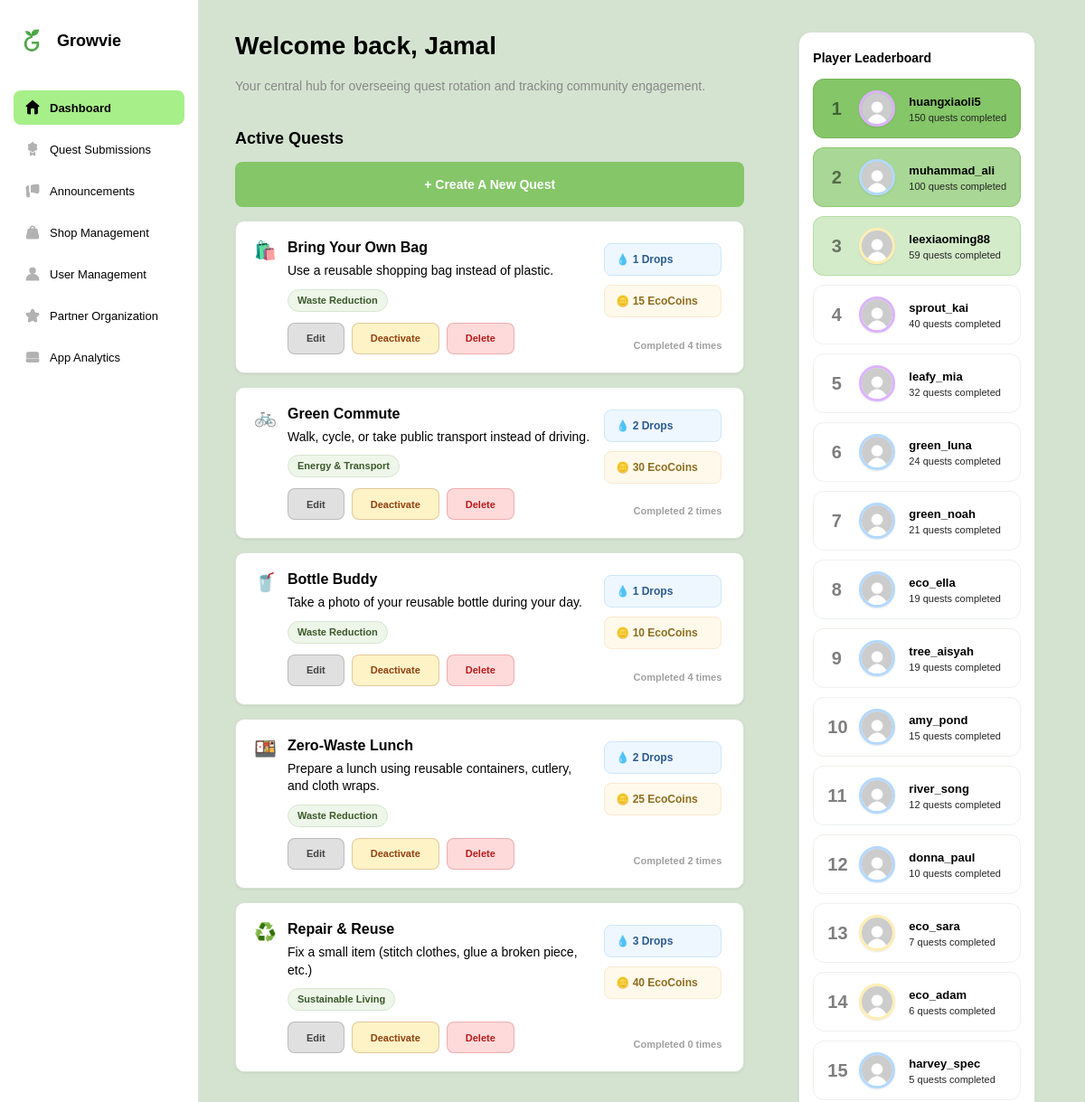
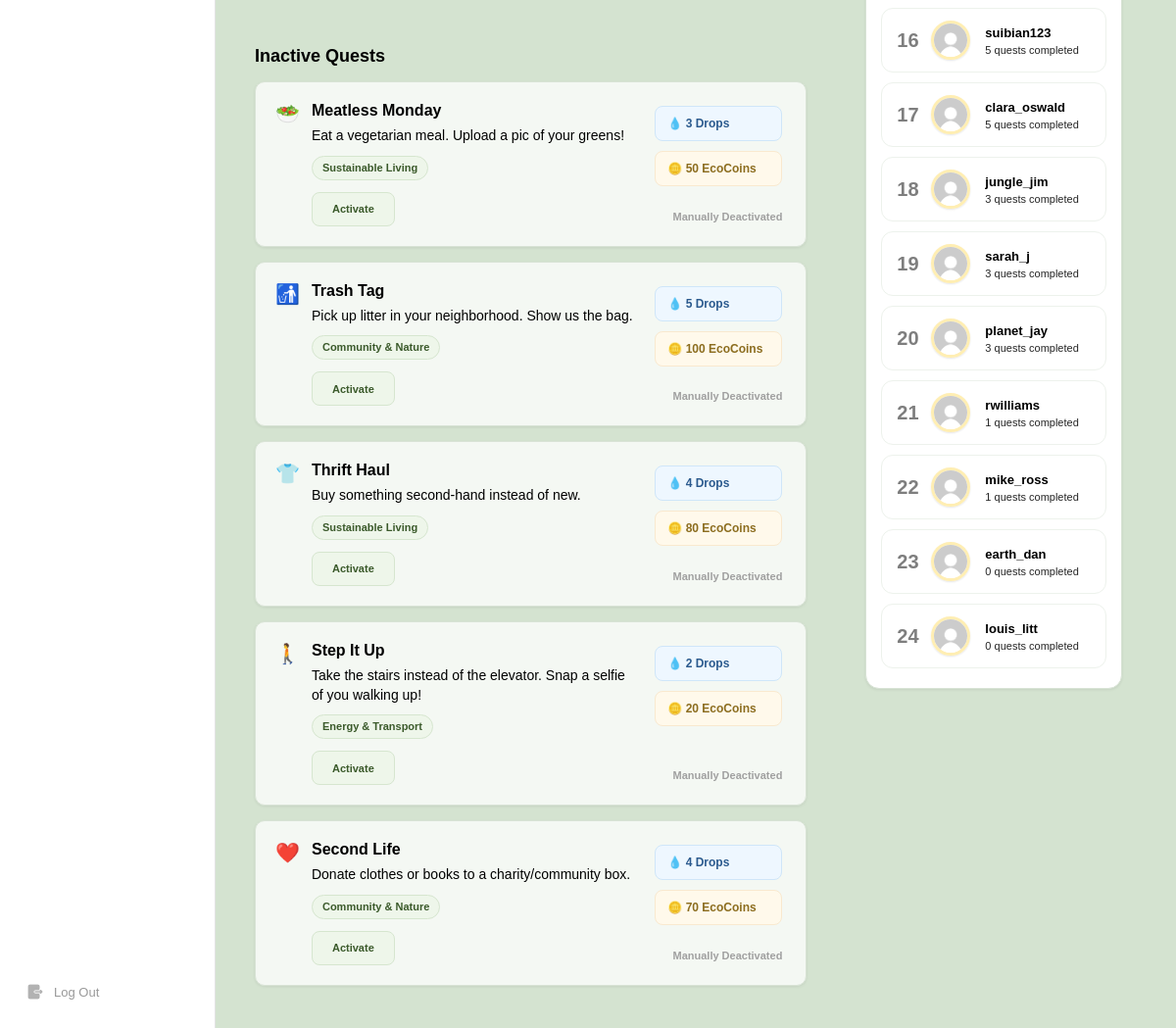
The app's page /final.php with its own data (2 pictures, top to bottom).
### tables this page shows
CREATE TABLE IF NOT EXISTS `quest` (
  `quest_id` varchar(6) NOT NULL,
  `quest_title` varchar(100) NOT NULL,
  `quest_description` varchar(255) NOT NULL,
  `quest_emoji` varchar(2) NOT NULL,
  `drop_reward` int NOT NULL,
  `eco_coin_reward` int NOT NULL,
  `category` varchar(50) NOT NULL,
  `created_by` varchar(6) NOT NULL,
  `status` varchar(20) NOT NULL,
  `date_created` date NOT NULL,
  PRIMARY KEY (`quest_id`),
  KEY `created_by` (`created_by`)
);

CREATE TABLE IF NOT EXISTS `user_player` (
  `user_player_id` varchar(6) NOT NULL,
  `user_id` varchar(6) NOT NULL,
  `player_tier` int NOT NULL,
  `eco_coins` int NOT NULL,
  `drops_progress` int NOT NULL,
  `total_quests_completed` int NOT NULL,
  `tree_planted_irl` int NOT NULL,
  `growvie_plants_planted` int NOT NULL,
  `player_status` varchar(20) NOT NULL DEFAULT 'Active',
  PRIMARY KEY (`user_player_id`),
  KEY `user_id` (`user_id`)
);

CREATE TABLE IF NOT EXISTS `user` (
  `user_id` varchar(6) NOT NULL,
  `username` varchar(50) NOT NULL,
  `name` varchar(255) NOT NULL,
  `email` varchar(100) NOT NULL,
  `password` varchar(255) NOT NULL,
  `role` varchar(20) NOT NULL,
  `date_joined` date NOT NULL,
  PRIMARY KEY (`user_id`)
);

### final.php (shortened to what this page needs)
<?php
require_once __DIR__ . "/backend/db.php";
require_once __DIR__ . "/backend/dashboard.php";
require_once __DIR__ . "/backend/appanalytics.php";
?>
<!DOCTYPE html>
<html lang="en">
<head>
    <link rel="stylesheet" href="css/maincontentcss.css">
    <link rel="stylesheet" href="css/modal.css">
    <link rel="stylesheet" href="css/dashboard.css">
    <link rel="stylesheet" href="css/questsubmission.css">
    <link rel="stylesheet" href="css/announcement.css">
    <link rel="stylesheet" href="css/shopmanagement.css">
    <link rel="stylesheet" href="css/usermanagement.css">
    <link rel="stylesheet" href="css/partnermanagement.css">
    <link rel="stylesheet" href="css/analytics.css">
</head>
<body>
    <div class = "layout">
        <nav class="sidebar">
            <div class="logo">
                <img src="assets/Logo.png" alt="Growvie">
                <span>Growvie</span>
            </div>
        <div class="menu">
            <div class="menu-item" onclick="tab(1)" id="tab1">
                <img src="assets/dashboard.png" class="menu-icon">
                Dashboard
            </div>
            <div class="menu-item" onclick="tab(2)" id="tab2">
                <img src="assets/questsubmission.png" class="menu-icon">
                Quest Submissions
            </div>
            <div class="menu-item" onclick="tab(3)" id="tab3">
                <img src="assets/announcement.png" class="menu-icon">
                Announcements
            </div>
            <div class="menu-item" onclick="tab(4)" id="tab4">
                <img src="assets/shop.png" class="menu-icon">
                Shop Management
            </div>
            <div class="menu-item" onclick="tab(5)" id="tab5">
                <img src="assets/user.png" class="menu-icon">
                User Management
            </div>
            <div class="menu-item" onclick="tab(6)" id="tab6">
                <img src="assets/partner.png" class="menu-icon">
                Partner Organization
            </div>
            <div class="menu-item" onclick="tab(7)" id="tab7">
                <img src="assets/appanalytics.png" class="menu-icon">
                App Analytics
            </div>
        </div>
        <div class="logout">
            <img src="assets/logout.png" class="logout-icon">
            Log Out
        </div>
        </nav>
        <main class="main">
            <div class="content" id="content1">
                <div class="main-content-container">
                    <h2>Welcome back, Jamal</h2>
                    <p class="subtext">Your central hub for overseeing quest rotation and tracking community engagement.</p>
                    <h3>Active Quests</h3>
                    <button class="action-btn create" onclick="openCreateModal()">+ Create a new quest</button>
                    <div class="list-container" id="quests-container">
                        <?php renderQuestCards($con); ?>
                    </div>
                    <h3 id="inactive-section-title">Inactive Quests</h3>
                    <div class="list-container">
                        <?php renderInactiveQuestCards($con); ?>
                    </div>
                </div>
                <aside class="leaderboard">
                    <h3>Player Leaderboard</h3>
                    <?php renderLeaderboard($con); ?>
                </aside>
            </div>
        </main>
    </div>
</body>
</html>

### backend/dashboard.php (shortened to what this page needs)
<?php
function renderQuestCards(mysqli $con, int $limit = 20) {
    $sql = "
        SELECT
            q.quest_id, q.quest_title, q.quest_description, q.quest_emoji, q.category,
            q.drop_reward, q.eco_coin_reward, q.date_created,
            COUNT(DISTINCT CASE WHEN qs.approval_status = 'Approved' THEN qs.user_id END) AS users_completed
        FROM quest q
        LEFT JOIN quest_submission qs ON qs.quest_id = q.quest_id
        WHERE q.status = 'Active'
        GROUP BY q.quest_id, q.quest_title, q.quest_description, q.quest_emoji, q.category, q.drop_reward, q.eco_coin_reward, q.date_created
        ORDER BY q.date_created DESC
        LIMIT $limit
    ";
    $res = mysqli_query($con, $sql);
    while ($q = mysqli_fetch_assoc($res)) {
        ?>
        <div class="quest-card">
            <div class="quest-left">
                <div class="icon"><?php echo htmlspecialchars($q["quest_emoji"]); ?></div>
                <div class="quest-content">
                    <div class="item-title"><?php echo htmlspecialchars($q["quest_title"]); ?></div>
                    <div class="item-description"><?php echo htmlspecialchars($q["quest_description"]); ?></div>
                    <div class="quest-meta-row"><span class="category"><?php echo htmlspecialchars($q["category"]); ?></span></div>
                    <div class="item-actions">
                        <button type="button" class="action-btn edit" onclick="openEditModal(<?php echo htmlspecialchars(json_encode($q)); ?>)">Edit</button>
                        <button type="button" class="action-btn deactivate" onclick="openDeactivateModal('<?php echo $q['quest_id']; ?>', '<?php echo addslashes($q['quest_title']); ?>')">Deactivate</button>
                        <button type="button" class="action-btn delete" onclick="openDeleteModal('<?php echo $q['quest_id']; ?>', '<?php echo addslashes($q['quest_title']); ?>')">Delete</button>
                    </div>
                </div>
            </div>
            <div class="quest-right">
                <div class="reward-badges top-right-info">
                    <div class="badge drop-badge">💧 <?php echo (int)$q["drop_reward"]; ?> Drops</div>
                    <div class="badge coin-badge">🪙 <?php echo (int)$q["eco_coin_reward"]; ?> EcoCoins</div>
                </div>
                <span class="date-text bottom-right-info">Completed <?php echo number_format((int)$q["users_completed"]); ?> times</span>
            </div>
        </div>
        <?php
    }
}
function renderInactiveQuestCards(mysqli $con) {
    $sql = "SELECT * FROM quest WHERE status != 'Active' ORDER BY date_created DESC";
    $res = mysqli_query($con, $sql);
    $today = date('Y-m-d');
    while ($q = mysqli_fetch_assoc($res)) {
        $activationDate = $q['date_created'];
        $statusLabel = ($activationDate > $today)
            ? "Scheduled: " . date("d M Y", strtotime($activationDate))
            : "Manually Deactivated";
        ?>
        <div class="quest-card quest-card-inactive">
            <div class="quest-left">
                <div class="icon"><?php echo htmlspecialchars($q["quest_emoji"]); ?></div>
                <div class="quest-content">
                    <div class="item-title"><?php echo htmlspecialchars($q["quest_title"]); ?></div>
                    <div class="item-description"><?php echo htmlspecialchars($q["quest_description"]); ?></div>
                    <div class="quest-meta-row"><span class="category"><?php echo htmlspecialchars($q["category"]); ?></span></div>
                    <div class="item-actions">
                        <form method="POST" action="final.php">
                            <button type="submit" name="activateQuest" class="action-btn activate">Activate</button>
                        </form>
                    </div>
                </div>
            </div>
            <div class="quest-right">
                <div class="reward-badges top-right-info">
                    <div class="badge drop-badge">💧 <?php echo (int)$q["drop_reward"]; ?> Drops</div>
                    <div class="badge coin-badge">🪙 <?php echo (int)$q["eco_coin_reward"]; ?> EcoCoins</div>
                </div>
                <span class="date-text bottom-right-info"><?php echo $statusLabel; ?></span>
            </div>
        </div>
        <?php
    }
}
function renderLeaderboard(mysqli $con) {
    $sql = "SELECT u.username, up.total_quests_completed, up.player_tier
            FROM user u
            JOIN user_player up ON u.user_id = up.user_id
            ORDER BY up.total_quests_completed DESC";
    $res = mysqli_query($con, $sql);
    echo "<div class='lb-list'>";
    $rank = 1;
    while($row = mysqli_fetch_assoc($res)) {
        $rankClass = ($rank <= 3) ? "rank-top-" . $rank : "";
        $tier = (int)($row['player_tier'] ?? 1);
        $userPfp = "images/pfp/" . $row['username'] . ".png";
        $displayPfp = (file_exists(__DIR__ . "/../" . $userPfp)) ? $userPfp : "images/pfp/default_profile_picture.png";
        echo "
        <div class='lb-row {$rankClass}'>
            <div class='lb-rank'>$rank</div>
            <img src='{$displayPfp}' class='lb-avatar tier-border-{$tier}'>
            <div class='lb-meta'>
                <div class='lb-name'>" . htmlspecialchars($row['username']) . "</div>
                <div class='lb-sub'>" . $row['total_quests_completed'] . " quests completed</div>
            </div>
        </div>";
        $rank++;
    }
    echo "</div>";
}
    ?>

### css/maincontentcss.css (style rules this page uses)
* { margin: 0; padding: 0; box-sizing: border-box; font-family: "Encode Sans Expanded", sans-serif; }
html, body { height: 100%; overflow: hidden; }
.layout { height: 100vh; overflow: hidden; }
.sidebar { height: 100vh; }
.main { height: 100vh; overflow-y: auto; scrollbar-gutter: stable; }
body { background: #d4e3d0; }
.layout { display: grid; grid-template-columns: 220px 1fr; }
.sidebar { width: 220px; background: #ffffff; height: 100vh; border-right: 1px solid #e3e3e3; padding: 25px 15px; display: flex; flex-direction: column; }
.logo { display: flex; align-items: center; gap: 8px; font-weight: 700; font-size: 18px; margin-bottom: 35px; color: #000; }
.logo img { width: 40px; height: auto; }
.menu { display: flex; flex-direction: column; gap: 8px; }
.menu-item { padding: 10px 12px; font-size: 13px; color: #000000; border-radius: 8px; text-decoration: none; display: flex; align-items: center; gap: 10px; transition: 0.2s ease; cursor: pointer; font-weight: 500; }
.menu-item img.menu-icon { width: 18px; height: 18px; object-fit: contain; opacity: 0.3; }
.menu-item.active { background: #A7EF89; color: #000000; font-weight: 700; }
.menu-item.active img.menu-icon { filter: brightness(1) invert(0); opacity: 1; }
.logout { margin-top: auto; padding: 10px 12px; font-size: 13px; color: #999; display: flex; align-items: center; gap: 10px; cursor: pointer; border-radius: 8px; text-decoration: none; transition: 0.2s ease; font-weight: 500; }
.logout-icon { width: 18px; height: 18px; object-fit: contain; opacity: 0.3; }
.main { padding: 35px 40px; overflow-y: auto; background: #d4e3d0; }
#content1, #content2, #content6 { display: grid; grid-template-columns: 5fr 2fr; align-items: start; gap: 30px; width: 100%; }
.main-content-container { display: flex; flex-direction: column; gap: 15px; }
h2 { font-size: 28px; font-weight: 700; color: #000; margin-bottom: 5px; }
h3 { margin: 0; font-size: 18px; font-weight: 700; color: #000; }
.subtext { color: #888; font-size: 14px; margin-bottom: 25px; }
.date-text { font-size: 11px; font-weight: 600; color: #a0a0a0; text-transform: none; }
.top-right-info { position: absolute; top: 24px; right: 24px; }
.bottom-right-info { position: absolute; bottom: 24px; right: 24px; }
.card, .user-card, .announcement-card, .partner-card, .review-card, .quest-card { position: relative; }
.action-btn { height: 35px; padding: 0 20px; border: none; border-radius: 8px; cursor: pointer; font-weight: 600; font-size: 13px; transition: 0.2s; display: inline-flex; align-items: center; justify-content: center; }
.item-title { font-size: 18px; font-weight: 700; color: #2c3e50; display: block; margin-bottom: 10px; }
.item-description { font-size: 14px; line-height: 1.6; color: #666; margin-bottom: 15px; }
.card, .user-card, .announcement-card, .partner-card, .request-card, .quest-card { background: #ffffff; padding: 24px; border-radius: 12px; border: 1px solid #d8e3d5; margin-bottom: 15px; }
.list-container { display: block; }
.item-actions { display: flex; gap: 10px; margin-top: 15px; align-items: center; flex-wrap: wrap; }

### css/shopmanagement.css (style rules this page uses)
.item-actions { display: flex; gap: 8px; margin: 0; }

### css/usermanagement.css (style rules this page uses)
.tier-border-1 { border-color: #ffeeb3 !important; }
.tier-border-2 { border-color: #b3d9ff !important; }
.tier-border-3 { border-color: #dcb3ff !important; }

### records on screen
quest: quest_emoji "🛍️", quest_title "Bring Your Own Bag", quest_description "Use a reusable shopping bag instead of plastic.", category "Waste Reduction", drop_reward "1", eco_coin_reward "15", users_completed "4"
quest: quest_emoji "🚲", quest_title "Green Commute", quest_description "Walk, cycle, or take public transport instead of driving.", category "Energy & Transport", drop_reward "2", eco_coin_reward "30", users_completed "2"
quest: quest_emoji "🥤", quest_title "Bottle Buddy", quest_description "Take a photo of your reusable bottle during your day.", category "Waste Reduction", drop_reward "1", eco_coin_reward "10", users_completed "4"
quest: quest_emoji "🍱", quest_title "Zero-Waste Lunch", quest_description "Prepare a lunch using reusable containers, cutlery, and cloth wraps.", category "Waste Reduction", drop_reward "2", eco_coin_reward "25", users_completed "2"
quest: quest_emoji "♻️", quest_title "Repair & Reuse", quest_description "Fix a small item (stitch clothes, glue a broken piece, etc.)", category "Sustainable Living", drop_reward "3", eco_coin_reward "40", users_completed "0"
quest: quest_emoji "🥗", quest_title "Meatless Monday", quest_description "Eat a vegetarian meal. Upload a pic of your greens!", category "Sustainable Living", drop_reward "3", eco_coin_reward "50"
quest: quest_emoji "🚮", quest_title "Trash Tag", quest_description "Pick up litter in your neighborhood. Show us the bag.", category "Community & Nature", drop_reward "5", eco_coin_reward "100"
quest: quest_emoji "👕", quest_title "Thrift Haul", quest_description "Buy something second-hand instead of new.", category "Sustainable Living", drop_reward "4", eco_coin_reward "80"
quest: quest_emoji "🚶", quest_title "Step It Up", quest_description "Take the stairs instead of the elevator. Snap a selfie of you walking up!", category "Energy & Transport", drop_reward "2", eco_coin_reward "20"
quest: quest_emoji "❤️", quest_title "Second Life", quest_description "Donate clothes or books to a charity/community box.", category "Community & Nature", drop_reward "4", eco_coin_reward "70"
user_player: user.username "huangxiaoli5", total_quests_completed "150"
user_player: user.username "muhammad_ali", total_quests_completed "100"
user_player: user.username "leexiaoming88", total_quests_completed "59"
user_player: user.username "sprout_kai", total_quests_completed "40"
user_player: user.username "leafy_mia", total_quests_completed "32"
user_player: user.username "green_luna", total_quests_completed "24"
user_player: user.username "green_noah", total_quests_completed "21"
user_player: user.username "eco_ella", total_quests_completed "19"
user_player: user.username "tree_aisyah", total_quests_completed "19"
user_player: user.username "amy_pond", total_quests_completed "15"
user_player: user.username "river_song", total_quests_completed "12"
user_player: user.username "donna_paul", total_quests_completed "10"
user_player: user.username "eco_sara", total_quests_completed "7"
user_player: user.username "eco_adam", total_quests_completed "6"
user_player: user.username "harvey_spec", total_quests_completed "5"
user_player: user.username "suibian123", total_quests_completed "5"
user_player: user.username "clara_oswald", total_quests_completed "5"
user_player: user.username "jungle_jim", total_quests_completed "3"
user_player: user.username "sarah_j", total_quests_completed "3"
user_player: user.username "planet_jay", total_quests_completed "3"
user_player: user.username "rwilliams", total_quests_completed "1"
user_player: user.username "mike_ross", total_quests_completed "1"
user_player: user.username "earth_dan", total_quests_completed "0"
user_player: user.username "louis_litt", total_quests_completed "0"
